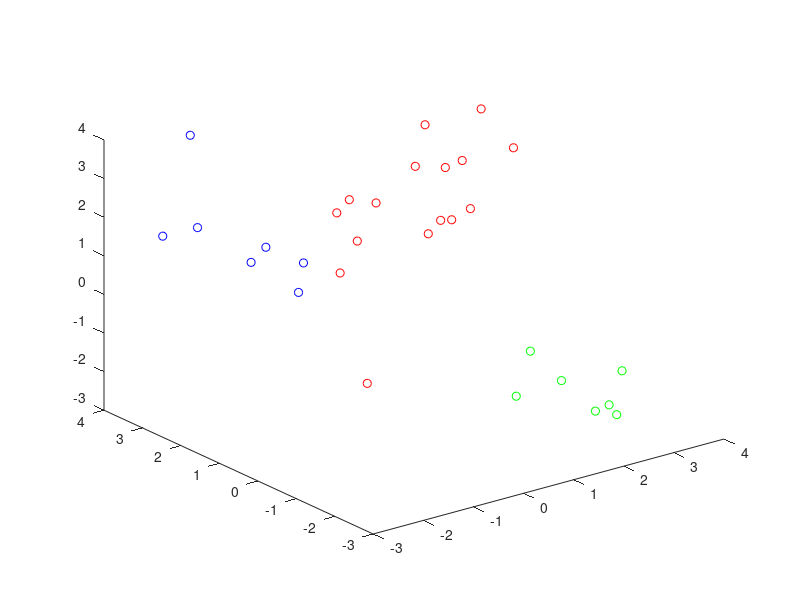

Recreate this plot in MATLAB.
%% Melakukan testing menggunakan model probabilistik

clear;
clc;
close all;

% Membaca data Train dan data Test
dataTrain = csvread('data_train_PNN.csv');
dataTest = csvread('data_test_PNN.csv');
train = dataTrain(1:150,:);
valid = dataTest(1:30,:);
train_sort = sortrows(train, 4);

% Memisahkan data train sesuai dengan kelasnya
jumlahAtribut = size(train,2)-1;
data_kelas = train(:,jumlahAtribut+1);
data_train = train(:,1:jumlahAtribut);
data_train0 = data_train(find(data_kelas==0),:);
data_train1 = data_train(find(data_kelas==1),:);
data_train2 = data_train(find(data_kelas==2),:);

% Smoothing parameter
s = 1;

% hitung g(x) dengan memisahkan setiap data train per kelasnya
for i = 1:size(valid)
    % Perhitungan f(x) pada kelas 0
    for j = 1:size(data_train0)
        kelas0(i,1) = exp(-(((valid(i,1)-data_train0(j,1))^2 + (valid(i,2)-data_train0(j,2))^2 + (valid(i,3)-data_train0(j,3))^2) / 2*s^2));
        f(i,1) = sum(kelas0(i,1))/size(data_train0,1);
    end
    
    % Perhitungan f(x) pada kelas 1
    for l = 1:size(data_train1)
        kelas1(i,1) = exp(-(((valid(i,1)-data_train1(l,1))^2 + (valid(i,2)-data_train1(l,2))^2 + (valid(i,3)-data_train1(l,3))^2) / 2*s^2));
        f(i,2) = sum(kelas1(i,1))/size(data_train1,1);
    end
    
    % Perhitungan f(x) pada kelas 2
    for n = 1:size(data_train2)
        kelas2(i,1) = exp(-(((valid(i,1)-data_train2(n,1))^2 + (valid(i,2)-data_train2(n,2))^2 + (valid(i,3)-data_train2(n,3))^2) / 2*s^2));
        f(i,3) = sum(kelas2(i,1))/size(data_train2,1);
    end

    % Mencari nilai maksimum pada setiap baris matrix f(x)
    for k = 1:size(f)
        max_f(k,1) = max(f(k,1:3));
        if (find(max_f(k,1) == f(k,1:3)) == 1)
            klasifikasi(k,1) = 0;
        elseif (find(max_f(k,1) == f(k,1:3)) == 2)
            klasifikasi(k,1) = 1;
        elseif (find(max_f(k,1) == f(k,1:3)) == 3)
            klasifikasi(k,1) = 2;
        end
    end
end

% Menggabungkan data test dengan kelasifikasi kelasnya
valid(:,4) = klasifikasi(:,1);

% Menulis data pada text file
valid_transpose = valid.';
fileID = fopen('prediksi.txt','w');
fprintf(fileID, '%6s %6s %6s %6s\r\n','atr1','atr2','atr3','y');
fprintf(fileID, '%3.9f %3.9f %3.9f %1i\r\n',valid_transpose);

% Menampilkan data test ke grafik
dataTest_sort = sortrows(valid,4);
class0_test = dataTest_sort(1:16,1:3);
class1_test = dataTest_sort(17:23,1:3);
class2_test = dataTest_sort(24:30,1:3);

plot3(class0_test(:,1),class0_test(:,2),class0_test(:,3),'ro');
hold on;
plot3(class1_test(:,1),class1_test(:,2),class1_test(:,3),'bo');
hold on;
plot3(class2_test(:,1),class2_test(:,2),class2_test(:,3),'go');
hold on;